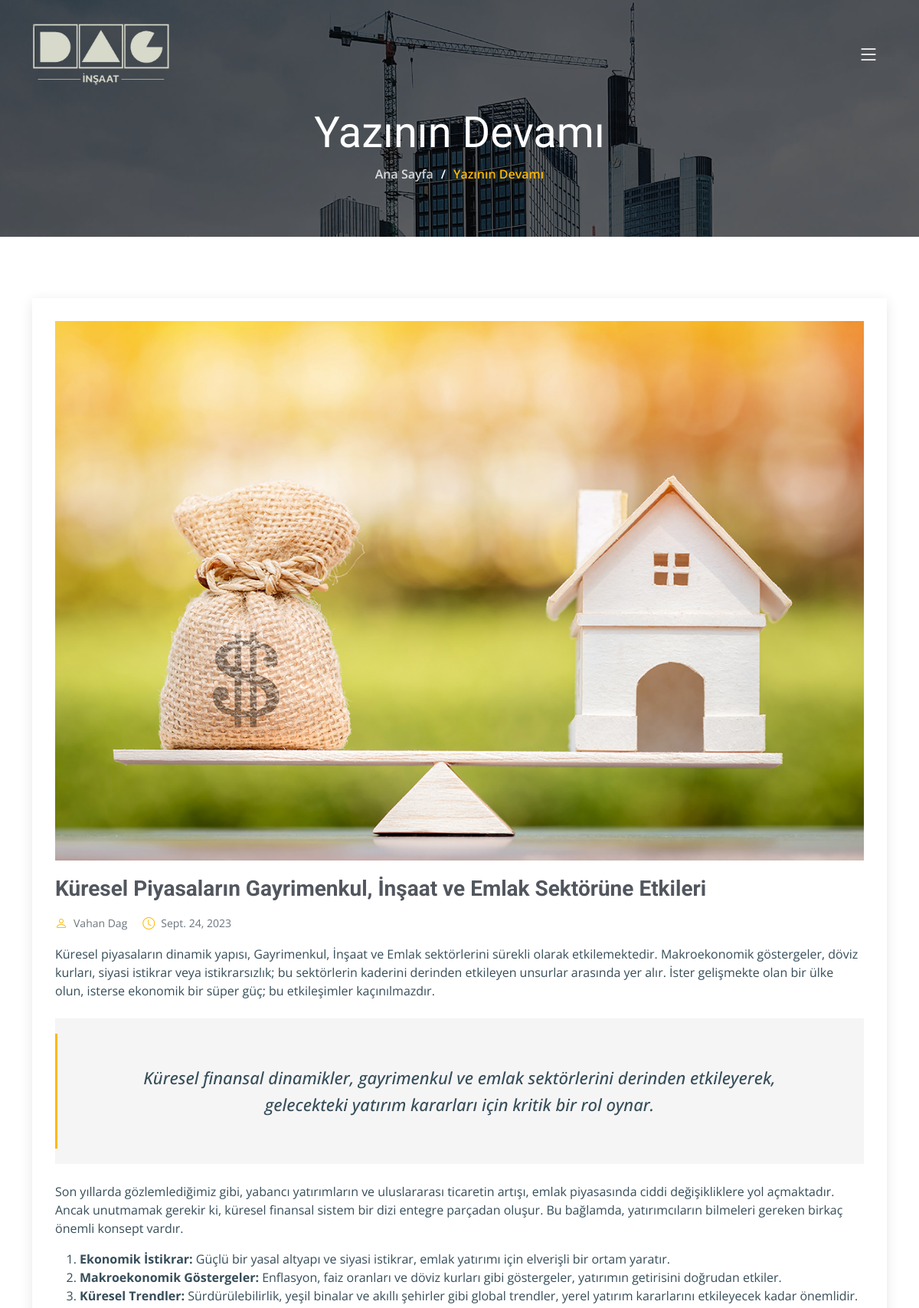
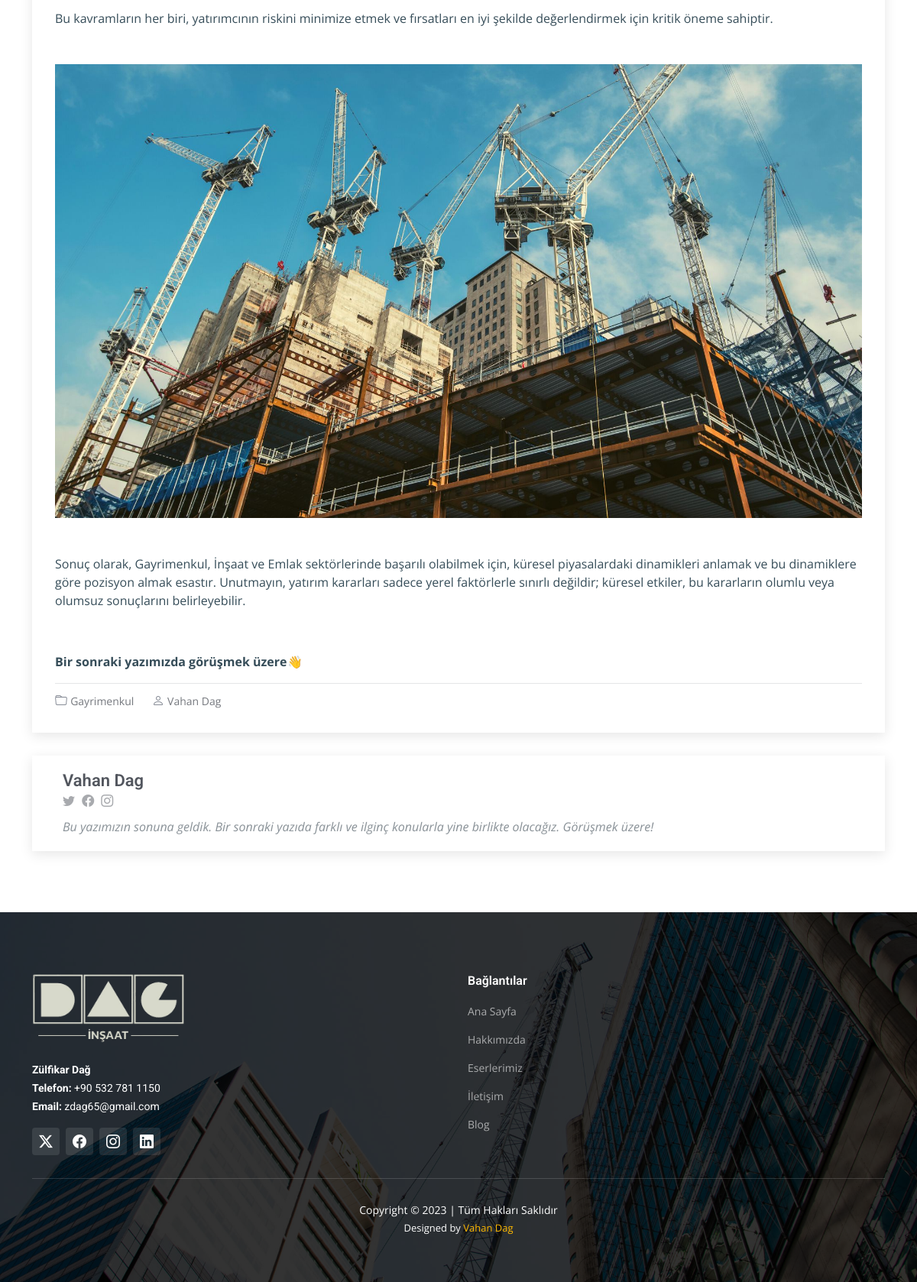
/blog/kuresel-piyasalarin-gayrimenkul-insaat-ve-emlak-se/, run on the app's committed database (2 pictures, top to bottom).
### home/models.py (models this page shows, shortened)
class Blogs(models.Model):
    title = models.CharField(verbose_name="Başlık", max_length=255)
    author = models.CharField(verbose_name="Yazar", max_length=30)
    title_image = models.ImageField(upload_to='static/img/blog/',verbose_name="Resim")
    published_date = models.DateField(verbose_name="Tarih")
    first_place = HTMLField(verbose_name="Giriş yazısı")
    quote = models.CharField(verbose_name="Vurgulanan Söz", max_length=255)
    second_place = HTMLField(verbose_name="İkinci Bölüm")
    sub_image = models.ImageField(upload_to='static/img/blog/',verbose_name="İkinci Resim")
    finished_place = HTMLField(verbose_name="Kapanış yazısı")
    category = models.ForeignKey(BlogCategories, verbose_name="Kategoriler",on_delete=models.CASCADE)
    slug = models.SlugField(unique=True, blank=True, null=True)

class BlogCategories(models.Model):
    category = models.CharField(verbose_name="Kategori", max_length=50)
    def __str__(self):
        return self.category

### home/views.py (the view)
# urls.py: path('blog/<slug:blog_slug>/', views.blog_detail, name='blog-detail'),
def blog_detail(request, blog_slug):
    blog = get_object_or_404(Blogs, slug=blog_slug)
    return render(request, 'blog_detail.html', {'blog': blog})

### templates/blog_detail.html (shortened to what this page needs)
{% extends 'base.html' %} {% load static %}  {% block content %}
<main id="main">
  <div
    class="breadcrumbs d-flex align-items-center"
    style="background-image: url('/static/img/breadcrumbs-bg.jpg')"
  >
    <div
      class="container position-relative d-flex flex-column align-items-center"
      data-aos="fade"
    >
      <h2>Yazının Devamı</h2>
      <ol>
        <li><a href="/">Ana Sayfa</a></li>
        <li>Yazının Devamı</li>
      </ol>
    </div>
  </div>
  <section id="blog" class="blog">
    <div class="container" data-aos="fade-up" data-aos-delay="100">
      <div class="row g-5">
        <div class="col-lg-12">
          <article class="blog-details">
            <div class="post-img">
              <img
                src="{{ blog.title_image.url }}"
                alt="{{ blog.title }}"
                class="img-fluid center-img"
              />
            </div>
            <h2 class="title">{{ blog.title }}</h2>
            <div class="meta-top">
              <ul>
                <li class="d-flex align-items-center">
                  <i class="bi bi-person"></i>
                  <a href="#">{{ blog.author }}</a>
                </li>
                <li class="d-flex align-items-center">
                  <i class="bi bi-clock"></i>
                  <a href="#"
                    ><time datetime="2020-01-01"
                      >{{ blog.published_date }}</time
                    ></a
                  >
                </li>
              </ul>
            </div>
            <div class="content">
              <p>{{ blog.first_place | safe}}</p>
              <blockquote class="my-4">
                <p>{{blog.quote}}</p>
              </blockquote>
              <p>
               {{ blog.second_place | safe }}
              </p>
              <img
                src="{{ blog.sub_image.url }}"
                class="img-fluid my-5 center-img"
                alt="{{ blog.title }}"
              />
              <p>
                {{ blog.finished_place | safe }}
              </p>
            </div>
            <div class="meta-bottom">
              <i class="bi bi-folder"></i>
              <ul class="cats">
                <li><a href="#">{{blog.category}}</a></li>
              </ul>
              <i class="bi bi-person"></i>
              <ul class="tags">
                <li><a href="#">{{ blog.author }}</a></li>
              </ul>
            </div>
          </article>
          <div class="post-author d-flex align-items-center">
            <div>
              <h4>{{ blog.author }}</h4>
              <div class="social-links">
                <a href="https://twitters.com/#"
                  ><i class="bi bi-twitter"></i
                ></a>
                <a href="https://facebook.com/#"
                  ><i class="bi bi-facebook"></i
                ></a>
                <a href="https://instagram.com/#"
                  ><i class="biu bi-instagram"></i
                ></a>
              </div>
              <p>
                Bu yazımızın sonuna geldik. Bir sonraki yazıda farklı ve ilginç konularla yine birlikte olacağız. Görüşmek üzere!
              </p>
            </div>
          </div>
        </div>
      </div>
    </div>
  </section>
</main>
{% endblock %}

### static/css/main.css (style rules this page uses)
:root { --font-default: "Open Sans", system-ui, -apple-system, "Segoe UI", Roboto, "Helvetica Neue", Arial, "Noto Sans", "Liberation Sans", sans-serif, "Apple Color Emoji", "Segoe UI Emoji", "Segoe UI Symbol", "Noto Color Emoji"; --font-primary: "Roboto", sans-serif; --font-secondary: "Work Sans", sans-serif; }
:root { --color-default: #364d59; --color-primary: #feb900; --color-secondary: #52565e; }
:root { scroll-behavior: smooth; }
body { font-family: var(--font-default); color: var(--color-default); overflow-x: hidden; }
a { color: var(--color-primary); text-decoration: none; }
h1, h2, h3, h4, h5, h6 { font-family: var(--font-primary); }
section { padding: 80px 0; overflow: hidden; }
.breadcrumbs { padding: 140px 0 60px 0; min-height: 30vh; position: relative; background-size: cover; background-position: center; background-repeat: no-repeat; }
.breadcrumbs:before { content: ""; background-color: rgba(0, 0, 0, 0.6); position: absolute; inset: 0; }
.breadcrumbs h2 { font-size: 56px; font-weight: 500; color: #fff; font-family: var(--font-secondary); }
.breadcrumbs ol { display: flex; flex-wrap: wrap; list-style: none; padding: 0 0 10px 0; margin: 0; font-size: 16px; font-weight: 600; color: var(--color-primary); }
.breadcrumbs ol a { color: rgba(255, 255, 255, 0.8); transition: 0.3s; }
.breadcrumbs ol li + li { padding-left: 10px; }
.breadcrumbs ol li + li::before { display: inline-block; padding-right: 10px; color: #fff; content: "/"; }
.blog .blog-details { box-shadow: 0 4px 16px rgba(0, 0, 0, 0.1); padding: 30px; }
.blog .blog-details .post-img { overflow: hidden; }
.blog .blog-details .title { font-size: 28px; font-weight: 700; padding: 0; margin: 20px 0 0 0; color: var(--color-secondary); }
.blog .blog-details .content { margin-top: 20px; }
.blog .blog-details .content blockquote { overflow: hidden; background-color: rgba(82, 86, 94, 0.06); padding: 60px; position: relative; text-align: center; margin: 20px 0; }
.blog .blog-details .content blockquote p { color: var(--color-default); line-height: 1.6; margin-bottom: 0; font-style: italic; font-weight: 500; font-size: 22px; }
.blog .blog-details .content blockquote:after { content: ""; position: absolute; left: 0; top: 0; bottom: 0; width: 3px; background-color: var(--color-primary); margin-top: 20px; margin-bottom: 20px; }
.blog .blog-details .meta-top { margin-top: 20px; color: #6c757d; }
.blog .blog-details .meta-top ul { display: flex; flex-wrap: wrap; list-style: none; align-items: center; padding: 0; margin: 0; }
.blog .blog-details .meta-top ul li + li { padding-left: 20px; }
.blog .blog-details .meta-top i { font-size: 16px; margin-right: 8px; line-height: 0; color: var(--color-primary); }
.blog .blog-details .meta-top a { color: #6c757d; font-size: 14px; display: inline-block; line-height: 1; transition: 0.3s; }
.blog .blog-details .meta-bottom { padding-top: 10px; border-top: 1px solid rgba(82, 86, 94, 0.15); }
.blog .blog-details .meta-bottom i { color: #838893; display: inline; }
.blog .blog-details .meta-bottom a { color: rgba(82, 86, 94, 0.8); transition: 0.3s; }
.blog .blog-details .meta-bottom .cats { list-style: none; display: inline; padding: 0 20px 0 0; font-size: 14px; }
.blog .blog-details .meta-bottom .cats li { display: inline-block; }
.blog .blog-details .meta-bottom .tags { list-style: none; display: inline; padding: 0; font-size: 14px; }
.blog .blog-details .meta-bottom .tags li { display: inline-block; }
.blog .post-author { padding: 20px; margin-top: 30px; box-shadow: 0 4px 16px rgba(0, 0, 0, 0.1); }
.blog .post-author h4 { font-weight: 600; font-size: 22px; margin-bottom: 0px; padding: 0; color: var(--color-secondary); }
.blog .post-author .social-links { margin: 0 10px 10px 0; }
.blog .post-author .social-links a { color: rgba(82, 86, 94, 0.5); margin-right: 5px; }
.blog .post-author p { font-style: italic; color: rgba(108, 117, 125, 0.8); margin-bottom: 0; }
.center-img { display: block; margin: auto; }

### data on the page
Blogs: title_image (picture), title "Küresel Piyasaların Gayrimenkul, İnşaat ve Emlak Sektörüne Etkileri", author "Vahan Dag", published_date "Sept. 24, 2023", first_place "Küresel piyasaların dinamik yapısı, Gayrimenkul, İnşaat ve Emlak sektörlerini sürekli olarak etkilemektedir. Makroekonomik göstergeler, döviz kurları, siyasi istikrar veya istikrarsızlık; bu sektörlerin kaderini derinden etkileyen unsurlar arasında yer alır. İster gelişmekte olan bir ülke olun, isterse ekonomik bir süper güç; bu etkileşimler kaçınılmazdır.", quote "Küresel finansal dinamikler, gayrimenkul ve emlak sektörlerini derinden etkileyerek, gelecekteki yatırım kararları için kritik bir rol oynar.", second_place "Son yıllarda gözlemlediğimiz gibi, yabancı yatırımların ve uluslararası ticaretin artışı, emlak piyasasında ciddi değişikliklere yol açmaktadır. Ancak unutmamak gerekir ki, küresel finansal sistem bir dizi entegre parçadan oluşur. Bu bağlamda, yatırımcıların bilmeleri gereken birkaç önemli konsept vardır. Ekonomik İstikrar: Güçlü bir yasal altyapı ve siyasi istikrar, emlak yatırımı için elverişli bir ortam yaratır. Makroekonomik Göstergeler: Enflasyon, faiz oranları ve döviz kurları gibi göstergeler, yatırımın getirisini doğrudan etkiler. Küresel Trendler: Sürdürülebilirlik, yeşil binalar ve akıllı şehirler gibi global trendler, yerel yatırım kararlarını etkileyecek kadar önemlidir. Bu…", sub_image (picture), finished_place "Sonuç olarak, Gayrimenkul, İnşaat ve Emlak sektörlerinde başarılı olabilmek için, küresel piyasalardaki dinamikleri anlamak ve bu dinamiklere göre pozisyon almak esastır. Unutmayın, yatırım kararları sadece yerel faktörlerle sınırlı değildir; küresel etkiler, bu kararların olumlu veya olumsuz sonuçlarını belirleyebilir. Bir sonraki yazımızda görüşmek üzere👋", category "Gayrimenkul"
